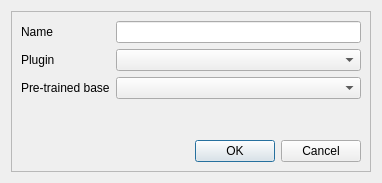
<?xml version="1.0" encoding="UTF-8"?>
<ui version="4.0">
 <class>NewModelDialog</class>
 <widget class="QDialog" name="NewModelDialog">
  <property name="geometry">
   <rect>
    <x>0</x>
    <y>0</y>
    <width>382</width>
    <height>183</height>
   </rect>
  </property>
  <property name="windowTitle">
   <string>New Model</string>
  </property>
  <layout class="QGridLayout" name="gridLayout_2">
   <item row="0" column="0">
    <widget class="QFrame" name="frame">
     <property name="frameShape">
      <enum>QFrame::StyledPanel</enum>
     </property>
     <property name="frameShadow">
      <enum>QFrame::Raised</enum>
     </property>
     <layout class="QGridLayout" name="gridLayout">
      <item row="0" column="0">
       <layout class="QVBoxLayout" name="verticalLayout">
        <item>
         <layout class="QFormLayout" name="formLayout">
          <item row="1" column="0">
           <widget class="QLabel" name="classificationPluginLabel">
            <property name="text">
             <string>Plugin</string>
            </property>
           </widget>
          </item>
          <item row="1" column="1">
           <widget class="QComboBox" name="classificationPluginComboBox"/>
          </item>
          <item row="2" column="0">
           <widget class="QLabel" name="pluginProfileLabel">
            <property name="text">
             <string>Pre-trained base</string>
            </property>
           </widget>
          </item>
          <item row="2" column="1">
           <widget class="QComboBox" name="pluginProfileComboBox"/>
          </item>
          <item row="0" column="0">
           <widget class="QLabel" name="label">
            <property name="text">
             <string>Name</string>
            </property>
           </widget>
          </item>
          <item row="0" column="1">
           <widget class="QLineEdit" name="lineEdit_nameEntry"/>
          </item>
         </layout>
        </item>
        <item>
         <widget class="QDialogButtonBox" name="buttonBox">
          <property name="orientation">
           <enum>Qt::Horizontal</enum>
          </property>
          <property name="standardButtons">
           <set>QDialogButtonBox::Cancel|QDialogButtonBox::Ok</set>
          </property>
         </widget>
        </item>
       </layout>
      </item>
     </layout>
    </widget>
   </item>
  </layout>
 </widget>
 <resources/>
 <connections/>
</ui>
